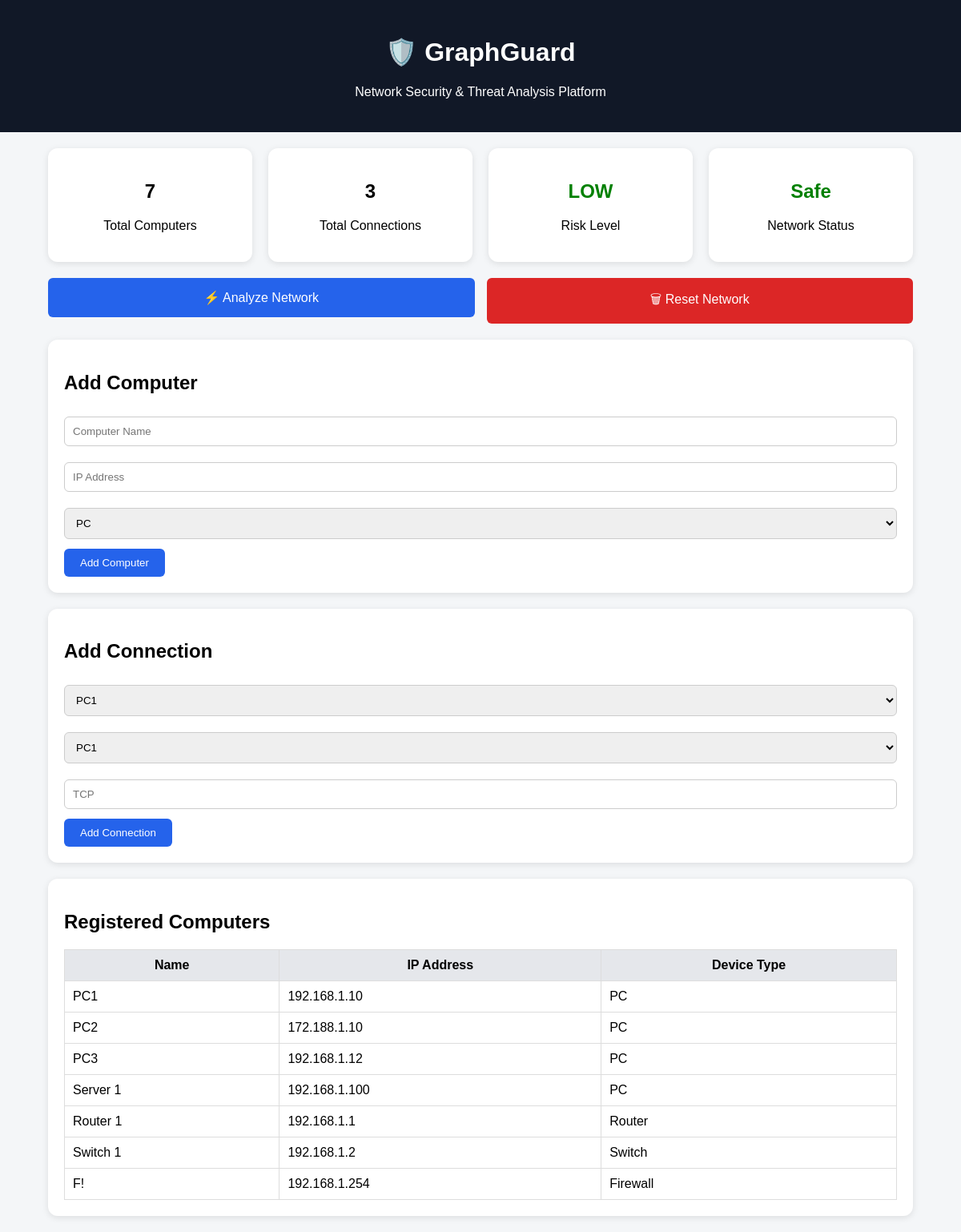
The page / on the database its author committed.
### tables this page shows
CREATE TABLE computers (
    id INTEGER PRIMARY KEY AUTOINCREMENT,
    name TEXT UNIQUE NOT NULL,
    ip_address TEXT,
    device_type TEXT,
    status TEXT DEFAULT 'Healthy'
);

### app.py (the view)
@app.route("/")
def index():
    conn = get_db_connection()
    computers = conn.execute(
        "SELECT * FROM computers"
    ).fetchall()
    connections_db = conn.execute("""
        SELECT
            s.name AS source,
            d.name AS destination
        FROM connections c
        JOIN computers s
            ON c.source_id = s.id
        JOIN computers d
            ON c.destination_id = d.id
    """).fetchall()
    conn.close()
    graph = build_graph(connections_db)
    cycle_found = has_cycle(graph)
    components = count_components(graph)
    total_nodes = len(computers)
    score, risk_level = calculate_risk(
        cycle_found,
        components,
        total_nodes
    )
    if cycle_found:
        cycle_status = "Cycle Detected"
    else:
        cycle_status = "Safe"
    return render_template(
        "index.html",
        computers=computers,
        connections=connections_db,
        cycle_status=cycle_status,
        risk_level=risk_level
    )

### algorithms/connected_components.py (called while the page is built)
def count_components(graph):
    visited = set()
    components = 0
    def dfs(node):
        visited.add(node)
        for neighbour in graph.get(node, []):
            if neighbour not in visited:
                dfs(neighbour)
    for node in graph:
        if node not in visited:
            dfs(node)
            components += 1
    return components

### algorithms/cycle_detection.py (called while the page is built)
def has_cycle(graph):
    visited = set()
    recursion_stack = set()
    def dfs(node):
        visited.add(node)
        recursion_stack.add(node)
        for neighbour in graph.get(node, []):
            if neighbour not in visited:
                if dfs(neighbour):
                    return True
            elif neighbour in recursion_stack:
                return True
        recursion_stack.remove(node)
        return False
    for node in graph:
        if node not in visited:
            if dfs(node):
                return True
    return False

### algorithms/risk_analysis.py (called while the page is built)
def calculate_risk(
    cycle_found,
    components,
    total_nodes
):
    score = 0
    if cycle_found:
        score += 40
    if components == 1:
        score += 20
    if total_nodes >= 5:
        score += 20
    if total_nodes >= 10:
        score += 20
    if score >= 80:
        level = "HIGH"
    elif score >= 50:
        level = "MEDIUM"
    else:
        level = "LOW"
    return score, level

### app.py (called while the page is built)
def get_db_connection():
    conn = sqlite3.connect(DATABASE)
    conn.row_factory = sqlite3.Row
    return conn

### utils/graphBuilder.py (called while the page is built)
def build_graph(connections):
    graph = {}
    for connection in connections:
        source = connection["source"]
        destination = connection["destination"]
        if source not in graph:
            graph[source] = []
        graph[source].append(destination)
    return graph

### templates/index.html (shortened to what this page needs)
<!DOCTYPE html>
<html>
<head>
</head>
<body>
<div class="header">
    <h1>🛡️ GraphGuard</h1>
    <p>
        Network Security & Threat Analysis Platform
    </p>
</div>
<div class="container">
    <div class="stats">
        <div class="card">
            <h2>{{ computers|length }}</h2>
            <p>Total Computers</p>
        </div>
        <div class="card">
            <h2>{{ connections|length }}</h2>
            <p>Total Connections</p>
        </div>
        <div class="card">
            {% if risk_level == "High" %}
                <h2 class="red">{{ risk_level }}</h2>
            {% elif risk_level == "Medium" %}
                <h2 class="orange">{{ risk_level }}</h2>
            {% else %}
                <h2 class="green">{{ risk_level }}</h2>
            {% endif %}
            <p>Risk Level</p>
        </div>
        <div class="card">
            {% if cycle_status == "Cycle Detected" %}
                <h2 class="red">
                    {{ cycle_status }}
                </h2>
            {% else %}
                <h2 class="green">
                    {{ cycle_status }}
                </h2>
            {% endif %}
            <p>Network Status</p>
        </div>
    </div>
    <div class="actions">
        <a href="/analyze" class="action-btn">
            <button>
                ⚡ Analyze Network
            </button>
        </a>
        <a href="/reset" class="action-btn">
            <button class="danger">
                🗑 Reset Network
            </button>
        </a>
    </div>
    <div class="panel">
        <h2>Add Computer</h2>
        <form action="/add_computer" method="POST">
            <input
                type="text"
                name="name"
                placeholder="Computer Name"
                required
            >
            <input
                type="text"
                name="ip_address"
                placeholder="IP Address"
            >
            <select name="device_type">
                <option value="PC">PC</option>
            </select>
            <button type="submit">
                Add Computer
            </button>
        </form>
    </div>
    <div class="panel">
        <h2>Add Connection</h2>
        <form action="/add_connection" method="POST">
            <select name="source_id">
                {% for computer in computers %}
                <option value="{{ computer['id'] }}">
                    {{ computer['name'] }}
                </option>
                {% endfor %}
            </select>
            <select name="destination_id">
                {% for computer in computers %}
                <option value="{{ computer['id'] }}">
                    {{ computer['name'] }}
                </option>
                {% endfor %}
            </select>
            <input
                type="text"
                name="connection_type"
                placeholder="TCP"
            >
            <button type="submit">
                Add Connection
            </button>
        </form>
    </div>
    <div class="panel">
        <h2>Registered Computers</h2>
        <table>
            <tr>
                <th>Name</th>
                <th>IP Address</th>
                <th>Device Type</th>
            </tr>
            {% for computer in computers %}
            <tr>
                <td>{{ computer["name"] }}</td>
                <td>{{ computer["ip_address"] }}</td>
                <td>{{ computer["device_type"] }}</td>
            </tr>
            {% endfor %}
        </table>
    </div>
</div>
</body>
</html>

### templates/index.html (style rules this page uses)
body { margin:0; padding:0; font-family:Arial,sans-serif; background:#f4f6f8; }
.header { background:#111827; color:white; text-align:center; padding:25px; }
.container { width:90%; margin:auto; margin-top:20px; }
.stats { display:flex; gap:20px; margin-bottom:20px; }
.card { flex:1; background:white; border-radius:12px; padding:20px; text-align:center; box-shadow:0 2px 8px rgba(0,0,0,0.1); }
.panel { background:white; padding:20px; margin-bottom:20px; border-radius:12px; box-shadow:0 2px 8px rgba(0,0,0,0.1); }
input, select { width:100%; padding:10px; margin-top:8px; margin-bottom:12px; border:1px solid #ccc; border-radius:6px; box-sizing:border-box; }
button { background:#2563eb; color:white; border:none; padding:10px 20px; border-radius:6px; cursor:pointer; }
.danger { background:#dc2626; }
.actions { display:flex; gap:15px; margin-bottom:20px; }
.action-btn { flex:1; text-decoration:none; }
.action-btn button { width:100%; padding:15px; font-size:16px; }
table { width:100%; border-collapse:collapse; }
th, td { border:1px solid #ddd; padding:10px; }
th { background:#e5e7eb; }
.green { color:green; }

### rows shown on the page
computers: name "PC1", ip_address "192.168.1.10", device_type "PC"
computers: name "PC2", ip_address "172.188.1.10", device_type "PC"
computers: name "PC3", ip_address "192.168.1.12", device_type "PC"
computers: name "Server 1", ip_address "192.168.1.100", device_type "PC"
computers: name "Router 1", ip_address "192.168.1.1", device_type "Router"
computers: name "Switch 1", ip_address "192.168.1.2", device_type "Switch"
computers: name "F!", ip_address "192.168.1.254", device_type "Firewall"

### other values the page prints
{{ computers|length }} "7"
{{ connections|length }} "3"
{{ risk_level }} "LOW"
{{ cycle_status }} "Safe"
form field source_id "PC1"
form field destination_id "PC1"
